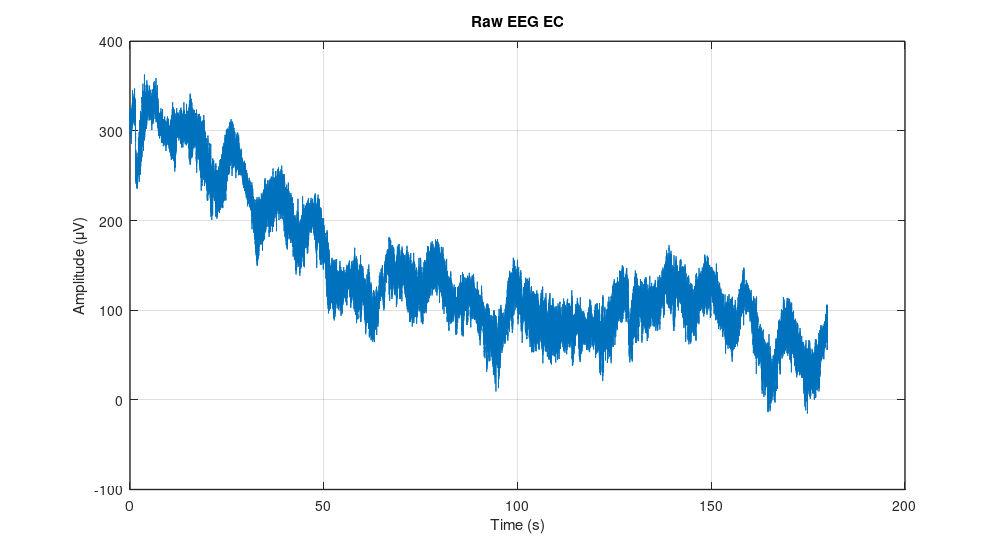
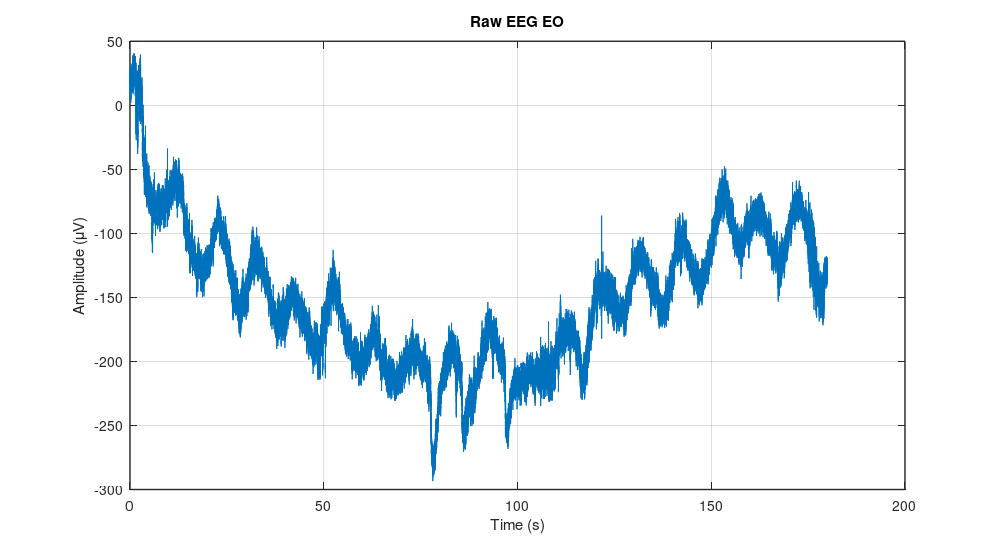
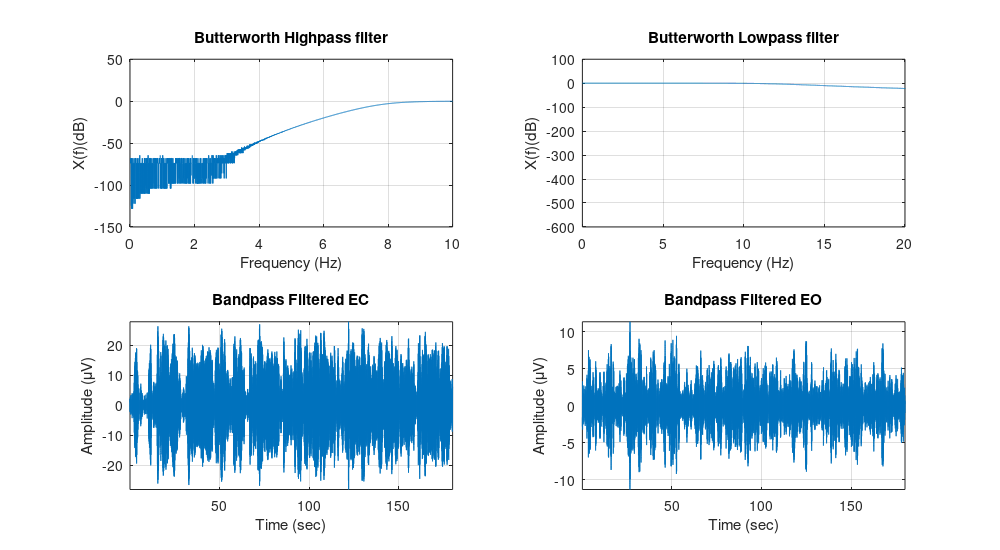
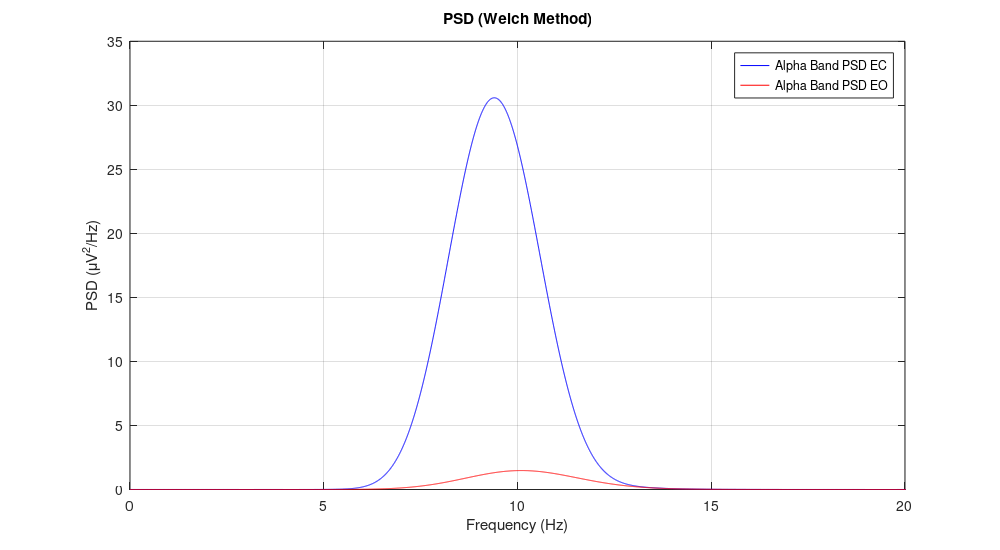

Write the MATLAB code that produced these figures, in order. (Note: this script raises an error after producing the figures.)
clear all; 
close all;
%% ======================================================= %%
% ELEC 6081 Biomedical Signals and Systems
% Assignment 3_4
% by Sheshan Aaron, 11/2014

%% ============================4.1=========================== %%
%%Load the data
load assg3_eeg_classification

%% Pre-processing Bandpass filter to remove noise and artifacts
Fs = 1000; %new sample rate is 1000

N = length(eeg_ec); %since N_ec has same value as N_eo
t = [1:N]/Fs; %since t_ec has same value as t_eo

figure
plot(t, (eeg_ec));
title('Raw EEG EC') 
xlabel('Time (s)')
ylabel('Amplitude (\muV)')
set(gca, 'LineWidth', 1)
grid on
set(gcf, 'PaperPosition', [-0.5 -0.25 10 5.5]); %Position the plot further to the left and down. Extend the plot to fill entire paper.
set(gcf, 'PaperSize', [5 5]); %Keep the same paper size
print('4_1_raw_eeg_ecc','-dpng','-r300');

figure
plot(t, (eeg_eo));
title('Raw EEG EO') 
xlabel('Time (s)')
ylabel('Amplitude (\muV)')
set(gca, 'LineWidth', 1)
grid on
set(gcf, 'PaperPosition', [-0.5 -0.25 10 5.5]); %Position the plot further to the left and down. Extend the plot to fill entire paper.
set(gcf, 'PaperSize', [5 5]); %Keep the same paper size
print('4_1_raw_eeg_eco','-dpng','-r300');

%% Pre-processing
%% Bandpass filtering
% highpass filter to remove low frequence drift
Wp = 8/(Fs/2);
Ws = 3/(Fs/2);
Rp = 3;
Rs = 60;
[n, Wn] = buttord(Wp,Ws,Rp, Rs);
%[b a] = ellip(n, Rp, Rs, Wn, 'high');
[b a] = butter(n, Wn, 'high');
[h,f] = freqz(b, a, N, Fs);
h = 20*log10(abs(h));
figure
%semilogx(f,h, 'b'); axis tight
subplot(2,2,1)
plot(f, h);
grid on;
xlabel('Frequency (Hz)'); ylabel('X(f)(dB)');
title('Butterworth Highpass filter');
set(gca,'xlim',[0, 10])

%apply high pass filter to original signals
eeg_ec_h = filtfilt(b, a, eeg_ec);
eeg_eo_h = filtfilt(b, a, eeg_eo);
% figure
% plot(t,eeg_ec_h)
% xlabel('Time (sec)')
% ylabel('Amplitude (\muV)')
% title('Highpass Butterworth Filtered EC')
% figure
% plot(t,eeg_eo_h)
% xlabel('Time (sec)')
% ylabel('Amplitude (\muV)')
% title('Highpass Butterworth Filtered EC')
%set(gca,'ylim',[-40, 40]) % set the limits of time in the plot

% lowpass filter to remove 50 Hz power line
Wp = 12/(Fs/2);
Ws = 50/(Fs/2);
Rp = 3;
Rs = 60;
[n, Wn] = buttord(Wp,Ws,Rp, Rs);
%[c d] = ellip(n, Rp, Rs, Wn, 'low');
[c d] = butter(n, Wn, 'low');
[h,f] = freqz(c, d, N, Fs);
h = 20*log10(abs(h));
%figure
%semilogx(f,h, 'b'); axis tight
subplot(2,2,2)
plot(f, h);
grid on;
xlabel('Frequency (Hz)'); ylabel('X(f)(dB)');
title('Butterworth Lowpass filter');
set(gca,'xlim',[0, 20]) 

%apply low pass filter to original signal
eeg_ec_l = filtfilt(c, d, eeg_ec_h);
eeg_eo_l = filtfilt(c, d, eeg_eo_h);
%figure
subplot(2,2,3)
plot(t,eeg_ec_l); axis tight
grid on;
xlabel('Time (sec)')
ylabel('Amplitude (\muV)')
title('Bandpass Filtered EC')
%figure
subplot(2,2,4)
plot(t,eeg_eo_l); axis tight
grid on;
xlabel('Time (sec)')
ylabel('Amplitude (\muV)')
title('Bandpass Filtered EO')
set(gcf, 'PaperPosition', [-0.5 -0.25 10 5.5]); %Position the plot further to the left and down. Extend the plot to fill entire paper.
set(gcf, 'PaperSize', [5 5]); %Keep the same paper size
print('4_1_pre_processing_filtering','-dpng','-r300');

alpha_ec =  eeg_ec_l;
alpha_eo = eeg_eo_l;

%% Feature Selection
% Calculate PSD EC EEG filtered signal using Welch Method
% nfft = 2^nextpow2(N);
% [PS_ec,F_ec] = pwelch(detrend(eeg_ec),hamming(500),[],nfft, Fs);%default is hamming window with 50% overlap, change segment length 2000,1000, 5000
% [PS_eo,F_eo] = pwelch(detrend(eeg_eo),hamming(500),[],nfft, Fs);%default is hamming window with 50% overlap, change segment length 2000,1000, 5000

% % alpha band power
% signal = eeg_eo;
% waveletFunction = 'sym8'%'db8' OR 'sym8' OR 'coif5' OR 'db4';
% [C,L] = wavedec(signal,7,waveletFunction);
% % Calculation the Details Vectors
% D1 = wrcoef('d',C,L,waveletFunction,1); %NOISY
% D2 = wrcoef('d',C,L,waveletFunction,2); %NOISY
% D3 = wrcoef('d',C,L,waveletFunction,3); %NOISY
% D4 = wrcoef('d',C,L,waveletFunction,4); %GAMMA
% D5 = wrcoef('d',C,L,waveletFunction,5); %BETA
% D6 = wrcoef('d',C,L,waveletFunction,6); %ALPHA
% D7 = wrcoef('d',C,L,waveletFunction,7); %THETA
% A7 = wrcoef('a',C,L,waveletFunction,7); %DELTA
% %POWER_DELTA = (sum(A8.^2))/length(A8);
% alpha_eo = D6;
% POWER_BETA_EO = (sum(D5.^2))/length(D5);
% POWER_ALPHA_EO = (sum(D6.^2))/length(D6);
% POWER_THETA_EO = (sum(D7.^2))/length(D7);
% POWER_DELTA_EO = (sum(A7.^2))/length(A7);
% 

% 
% signal = eeg_ec;
% waveletFunction = 'sym8'%'db8' OR 'sym8' OR 'coif5' OR 'db4';
% [C,L] = wavedec(signal,8,waveletFunction);
% % Calculation the Details Vectors
% D1 = wrcoef('d',C,L,waveletFunction,1); %NOISY
% D2 = wrcoef('d',C,L,waveletFunction,2); %NOISY
% D3 = wrcoef('d',C,L,waveletFunction,3); %NOISY
% D4 = wrcoef('d',C,L,waveletFunction,4); %GAMMA
% D5 = wrcoef('d',C,L,waveletFunction,5); %BETA
% D6 = wrcoef('d',C,L,waveletFunction,6); %ALPHA
% D7 = wrcoef('d',C,L,waveletFunction,7); %THETA
% A7 = wrcoef('a',C,L,waveletFunction,7); %DELTA
% %POWER_DELTA = (sum(A8.^2))/length(A8);
% alpha_ec = D6;
% POWER_BETA_EC = (sum(D5.^2))/length(D5);
% POWER_ALPHA_EC = (sum(D6.^2))/length(D6);
% POWER_THETA_EC = (sum(D7.^2))/length(D7);
% POWER_DELTA_EC = (sum(A7.^2))/length(A7);
% 

y = alpha_eo;
NFFT = 2^nextpow2(length(alpha_eo)); % Next power of 2 from length of y
    Y = fft(y,NFFT)/length(alpha_eo);
f = Fs/2*linspace(0,1,NFFT/2+1);
% Plot single-sided amplitude spectrum.
figure
plot(f,2*abs(Y(1:NFFT/2+1))) 
title('Single-Sided Amplitude Spectrum of Alpha Band (8-12 Hz)EO')
xlabel('Frequency (Hz)')
ylabel('|Y(f)|')

y = alpha_ec;
NFFT = 2^nextpow2(length(alpha_ec)); % Next power of 2 from length of y
Y = fft(y,NFFT)/length(alpha_ec);
f = Fs/2*linspace(0,1,NFFT/2+1);
% Plot single-sided amplitude spectrum.
figure
plot(f,2*abs(Y(1:NFFT/2+1))) 
title('Single-Sided Amplitude Spectrum of Alpha Band (8-12 Hz)EC')
xlabel('Frequency (Hz)')
ylabel('|Y(f)|')

nfft = 2^nextpow2(length(alpha_ec));
[PS_alpha_ec,F_alpha_ec] = pwelch(detrend(alpha_ec),hamming(500),[],nfft, Fs);%default is hamming window with 50% overlap, change segment length 2000,1000, 5000
[PS_alpha_eo,F_alpha_eo] = pwelch(detrend(alpha_eo),hamming(500),[],nfft, Fs);%default is hamming window with 50% overlap, change segment length 2000,1000, 5000
% plot(F_ec,10*log10(PS_ec),'b')
% plot(F_eo,10*log10(PS_eo),'r')
figure
box on
hold on
grid on
plot(F_alpha_ec,(PS_alpha_ec),'b')
plot(F_alpha_eo,(PS_alpha_eo),'r')
% plot(F_ec,(PS_ec),'g')
% plot(F_eo,(PS_eo),'y')
hold off
xlabel('Frequency (Hz)')
%ylabel('PSD (dB)')
ylabel('PSD (\muV^2/Hz)')
title('PSD (Welch Method)')
legend('Alpha Band PSD EC', 'Alpha Band PSD EO')%, 'PSD EC', 'PSD EO')
set(gca,'xlim',[0 20]);
set(gcf, 'PaperPosition', [-0.5 -0.25 10 5.5]); %Position the plot further to the left and down. Extend the plot to fill entire paper.
set(gcf, 'PaperSize', [5 5]); %Keep the same paper size
print('4_1_alpha_band_psd','-dpng','-r300');

%% Processing to generate trials
%Sampling frequency of eeg_eo and eeg_ec is 1000 Hz
%Duration 180 seconds
%total data points = 180,000

%Framing of data with duration 1 second, break data into seconds
data_eo_sec = reshape(eeg_eo, 1000, 180);
data_ec_sec = reshape(eeg_ec, 1000, 180);
data_eo_sec_alpha = reshape(alpha_eo, 1000, 180);
data_ec_sec_alpha = reshape(alpha_ec, 1000, 180);

data_eo = zeros(200,900);
data_ec = zeros(200,900);
data_eo_alpha = zeros(200,900);
data_ec_alpha = zeros(200,900);
for i=1:180
    %subsample each second at 200 Hz
    for j=1:5
        data_eo(:,(5*(i-1))+j) = data_eo_sec(j:5:end,i);
        data_ec(:,(5*(i-1))+j) = data_ec_sec(j:5:end,i);
        data_eo_alpha(:,(5*(i-1))+j) = data_eo_sec_alpha(j:5:end,i);
        data_ec_alpha(:,(5*(i-1))+j) = data_ec_sec_alpha(j:5:end,i);
    end
end
Fs = 200;
samples = 200;
trials = 900;

%% Feature Extraction

alpha_psd_eo = zeros(900,1);
alpha_psd_ec = zeros(900,1);
alpha_power_eo = zeros(900,1);
alpha_power_ec = zeros(900,1);

nfft = 2^nextpow2(samples);
for i=1:900
    % Calculate alpha band PSD
    [PS_alpha_eo,F_alpha_eo] = pwelch(detrend(data_eo_alpha(:,i)),hamming(Fs),[],nfft, Fs);%default is hamming window with 50% overlap
    [PS_alpha_ec,F_alpha_ec] = pwelch(detrend(data_ec_alpha(:,i)),hamming(Fs),[],nfft, Fs);%default is hamming window with 50% overlap    
%     [psd_eo,F_eo] = pwelch(detrend(data_eo(:,i)),hamming(Fs),[],nfft, Fs);%default is hamming window with 50% overlap
%     [psd_ec,F_ec] = pwelch(detrend(data_ec(:,i)),hamming(Fs),[],nfft, Fs);%default is hamming window with 50% overlap
%     figure
%     box on
%     hold on
%     plot(F_ec,(psd_ec),'b')
%     plot(F_eo,(psd_eo),'r') 
%     plot(F_alpha_ec,(PS_alpha_ec),'g')
%     plot(F_alpha_eo,(PS_alpha_eo),'y')
%     hold off
%     xlabel('Frequency (Hz)')
%     %ylabel('PSD (dB)')
%     ylabel('PSD (\muV^2/Hz)')
%     title('PSD (Welch Method) 2')
%     legend('PSD EC', 'PSD EO', 'Alpha Band PSD EC', 'Alpha Band PSD EO')
    
    % Get max alpha band PSD
    alpha_psd_ec(i) = max(PS_alpha_ec);
    alpha_psd_eo(i) = max(PS_alpha_eo);
    % Calculate Alpha Power
    alpha_power_eo(i) = (sum(data_eo_alpha(:,i).^2))/length(data_eo_alpha(:,i));
    alpha_power_ec(i) = (sum(data_ec_alpha(:,i).^2))/length(data_ec_alpha(:,i));
end

%% Outlier removal use absolute distance to remove outliers greater than 3 standard deviations
Index =  abs(alpha_power_eo - median(alpha_power_eo)) > 3*std(alpha_power_eo);
count = 1;
%alpha_power_eo_temp;
for i=1:900
    if(Index(i)==0)
        alpha_power_eo_temp(count) = alpha_power_eo(i);
     count = count + 1;
    end
end
alpha_power_eo = transpose(alpha_power_eo_temp);

I =   abs(alpha_power_ec - median(alpha_power_ec)) > 3*std(alpha_power_ec);
count = 1;
%alpha_power_ec_temp;
for i=1:900
    if(Index(i)==0)
        alpha_power_ec_temp(count) = alpha_power_ec(i);
     count = count + 1;
    end
end
alpha_power_ec = transpose(alpha_power_ec_temp);

trials = min(length(alpha_power_ec), length(alpha_power_eo));
%generate training and test data
P = 1; % number of features
N_train = trials*0.80; % 80% training
N_test = trials*0.20; % 20% test

% train_data_eo = [alpha_psd_eo(1:N_train),alpha_power_eo(1:N_train)];
% test_data_eo = [alpha_psd_eo((N_train+1):trials),alpha_power_eo((N_train+1):trials)];
% 
% train_data_ec = [alpha_psd_ec(1:N_train),alpha_power_ec(1:N_train)];
% test_data_ec = [alpha_psd_ec((N_train+1):trials),alpha_power_ec((N_train+1):trials)];

train_data_eo = alpha_power_eo(1:N_train);
test_data_eo = alpha_power_eo((N_train+1):trials);

train_data_ec = alpha_power_ec(1:N_train);
test_data_ec = alpha_power_ec((N_train+1):trials);

% Plot the samples
figure
hold on; box on;
% plot(train_data_eo(:,1), train_data_eo(:,2), 'ro');
% plot(train_data_ec(:,1), train_data_ec(:,2),'bo');
plot(train_data_eo(:,1), 1:N_train, 'ro');
plot(train_data_ec(:,1), 1:N_train,'bo');
plot(test_data_eo, (N_train+1):trials,'r+');
plot(test_data_ec, (N_train+1):trials,'b+');
grid on;
title('Data Plots');
xlabel('Alpha Power (\muV^2)');
ylabel('Trial');
legend({'EO (Training)','EC (Training)', 'EO (Test)','EC (Test)'})
set(gcf, 'PaperPosition', [-0.5 -0.25 10 5.5]); %Position the plot further to the left and down. Extend the plot to fill entire paper.
set(gcf, 'PaperSize', [5 5]); %Keep the same paper size
print('4_1_training_and_test_data','-dpng','-r300');
%set(gca,'xlim',[-4 4],'ylim',[-4 4])

%all data, concat training and test data/specify labels
train_samples = [train_data_eo; train_data_ec];
train_labels =[ones(N_train,1); zeros(N_train,1)];

test_samples = [test_data_eo; test_data_ec];
test_labels =[ones(N_test,1); zeros(N_test,1)];

% LDA
classout = classify(test_samples,train_samples,train_labels,'linear');
% Compute accuracy
acc = sum(classout==test_labels)/(N_test*2);
% Compute TP/TN/FP/FN and sensitivity/specificity
% EO: positive; EC: negative (case-dependent)
TP = sum((classout==test_labels)&(classout==0));
TN = sum((classout==test_labels)&(classout==1));
FP = sum((classout~=test_labels)&(classout==0));
FN = sum((classout~=test_labels)&(classout==1));
sensitivity = TP/(TP+FN);
specificity = TN/(TN+FP);
accuracy = TP+TN/(TP+TN+FP+FN);
%% Using LDA
%% Cross Validation
all_samples = [train_samples;test_samples]; % all available data
all_labels = [train_labels;test_labels]; % labels of all available data
K = 10; % K-fold CV
indices = crossvalind('Kfold',all_labels,K); % generate random
cv_sen = zeros(K:1);
cv_spec = zeros(K:1);
cv_acc = zeros(K:1);
for k = 1:K % K iterations
    cv_test_idx = find(indices == k); % indices for test samples in one trial of validation
    cv_train_idx = find(indices ~= k); % indices for training samples in one trial of validation
    cv_classout =classify(all_samples(cv_test_idx,:),all_samples(cv_train_idx,:),all_labels(cv_train_idx,:)); % classification
    % Compute TP/TN/FP/FN and sensitivity/specificity
    % EO: positive; EC: negative (case-dependent)
    TP = sum((classout==test_labels)&(classout==0));
    TN = sum((classout==test_labels)&(classout==1));
    FP = sum((classout~=test_labels)&(classout==0));
    FN = sum((classout~=test_labels)&(classout==1));
    cv_sen(k) = TP/(TP+FN);
    cv_spec(k) = TN/(TN+FP);
    cv_acc(k) = sum(cv_classout==all_labels(cv_test_idx,:))/(numel(cv_classout)); % compute classification accuracy
end
cv_acc_avg = mean(cv_acc); % averaged accuracy
cv_spec_avg = mean(cv_spec); % averaged accuracy
cv_sen_avg = mean(cv_sen); % averaged accuracy

%% using SVM
%% Cross Validation
all_samples = [train_samples;test_samples]; % all available data
all_labels = [train_labels;test_labels]; % labels of all available data
K = 10; % K-fold CV
indices = crossvalind('Kfold',all_labels,K); % generate random
cv_sen = zeros(K:1);
cv_spec = zeros(K:1);
cv_acc = zeros(K:1);
for k = 1:K % K iterations
    cv_test_idx = find(indices == k); % indices for test samples in one trial of validation
    cv_train_idx = find(indices ~= k); % indices for training samples in one trial of validation
    svmStruct = svmtrain(all_samples(cv_train_idx,:),all_labels(cv_train_idx,:));
    cv_classout = svmclassify(svmStruct,all_samples(cv_test_idx,:));
    % Compute TP/TN/FP/FN and sensitivity/specificity
    % EO: positive; EC: negative (case-dependent)
    TP = sum((classout==test_labels)&(classout==0));
    TN = sum((classout==test_labels)&(classout==1));
    FP = sum((classout~=test_labels)&(classout==0));
    FN = sum((classout~=test_labels)&(classout==1));
    cv_sen(k) = TP/(TP+FN);
    cv_spec(k) = TN/(TN+FP);
    cv_acc(k) = sum(cv_classout==all_labels(cv_test_idx,:))/(numel(cv_classout)); % compute classification accuracy
end
cv_acc_avg_svm = mean(cv_acc); % averaged accuracy
cv_spec_avg_svm = mean(cv_spec); % averaged accuracy
cv_sen_avg_svm = mean(cv_sen); % averaged accuracy

%% ============================4.2=========================== %%
%% using SVM

alpha_power_eeg = zeros(100,1);
%loop through all trials
for i=1:100
    eeg = unknown_trials(:,i);
    % Pre-process unknown trials
    %% Bandpass filtering
    % highpass filter to remove low frequence drift
    Wp = 8/(Fs/2);
    Ws = 1/(Fs/2);
    Rp = 3;
    Rs = 60;
    [n, Wn] = buttord(Wp,Ws,Rp, Rs);
    %[b a] = ellip(n, Rp, Rs, Wn, 'high');
    [b a] = butter(n, Wn, 'high');
    [h,f] = freqz(b, a, N, Fs);

    %apply high pass filter to original signals
    eeg_h = filtfilt(b, a, eeg);

    % lowpass filter to remove 50 Hz power line
    Wp = 12/(Fs/2);
    Ws = 50/(Fs/2);
    Rp = 3;
    Rs = 60;
    [n, Wn] = buttord(Wp,Ws,Rp, Rs);
    %[c d] = ellip(n, Rp, Rs, Wn, 'low');
    [c d] = butter(n, Wn, 'low');
    [h,f] = freqz(c, d, N, Fs);

    %apply low pass filter to original signal
    eeg_l = filtfilt(c, d, eeg_h);

    alpha_eeg =  eeg_l;
    
    % Calculate Alpha Power
    alpha_power_eeg(i) = (sum(alpha_eeg.^2))/length(alpha_eeg);    
end

% Plot the samples
figure
hold on; box on;
% plot(train_data_eo(:,1), train_data_eo(:,2), 'ro');
% plot(train_data_ec(:,1), train_data_ec(:,2),'bo');
plot(train_data_eo(:,1), 1:N_train, 'ro');
plot(train_data_ec(:,1), 1:N_train,'bo');
plot(test_data_eo, (N_train+1):trials,'r+');
plot(test_data_ec, (N_train+1):trials,'b+');
plot(alpha_power_eeg, 1:length(alpha_power_eeg),'go');
grid on;
title('Data Plots');
xlabel('Alpha Power (\muV^2)');
ylabel('Trial')
legend({'EO (Training)','EC (Training)', 'EO (Test)','EC (Test)', 'Unknown Trials'})
set(gcf, 'PaperPosition', [-0.5 -0.25 10 5.5]); %Position the plot further to the left and down. Extend the plot to fill entire paper.
set(gcf, 'PaperSize', [5 5]); %Keep the same paper size
print('4_1_training_test_unknown_data','-dpng','-r300');

%% SVM
all_samples = [train_samples;test_samples;]; % all available data
all_labels = [train_labels;test_labels]; % labels of all available data

svmStruct = svmtrain(all_samples,all_labels);
class_labels = svmclassify(svmStruct,alpha_power_eeg);

%save MAT file
save assg_aaron_sheshan.mat class_labels